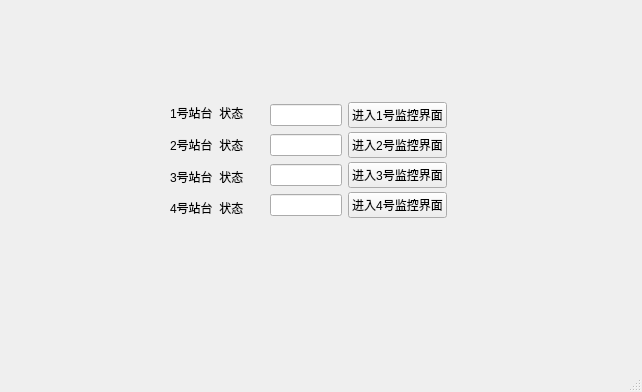
<?xml version="1.0" encoding="UTF-8"?>
<ui version="4.0">
 <class>MainWindow</class>
 <widget class="QMainWindow" name="MainWindow">
  <property name="geometry">
   <rect>
    <x>0</x>
    <y>0</y>
    <width>642</width>
    <height>392</height>
   </rect>
  </property>
  <property name="windowTitle">
   <string>MainWindow</string>
  </property>
  <widget class="QWidget" name="centralwidget">
   <widget class="QWidget" name="verticalLayoutWidget">
    <property name="geometry">
     <rect>
      <x>170</x>
      <y>100</y>
      <width>101</width>
      <height>121</height>
     </rect>
    </property>
    <layout class="QVBoxLayout" name="verticalLayout">
     <item>
      <widget class="QLabel" name="label">
       <property name="text">
        <string>1号站台  状态</string>
       </property>
      </widget>
     </item>
     <item>
      <widget class="QLabel" name="label_2">
       <property name="text">
        <string>2号站台  状态</string>
       </property>
      </widget>
     </item>
     <item>
      <widget class="QLabel" name="label_3">
       <property name="text">
        <string>3号站台  状态</string>
       </property>
      </widget>
     </item>
     <item>
      <widget class="QLabel" name="label_4">
       <property name="text">
        <string>4号站台  状态</string>
       </property>
      </widget>
     </item>
    </layout>
   </widget>
   <widget class="QWidget" name="horizontalLayoutWidget">
    <property name="geometry">
     <rect>
      <x>270</x>
      <y>100</y>
      <width>177</width>
      <height>31</height>
     </rect>
    </property>
    <layout class="QHBoxLayout" name="horizontalLayout">
     <item>
      <widget class="QLineEdit" name="lineEdit1"/>
     </item>
     <item>
      <widget class="QPushButton" name="pushButton1">
       <property name="text">
        <string>进入1号监控界面</string>
       </property>
      </widget>
     </item>
    </layout>
   </widget>
   <widget class="QWidget" name="horizontalLayoutWidget_2">
    <property name="geometry">
     <rect>
      <x>270</x>
      <y>130</y>
      <width>177</width>
      <height>31</height>
     </rect>
    </property>
    <layout class="QHBoxLayout" name="horizontalLayout_2">
     <item>
      <widget class="QLineEdit" name="lineEdit2"/>
     </item>
     <item>
      <widget class="QPushButton" name="pushButton2">
       <property name="text">
        <string>进入2号监控界面</string>
       </property>
      </widget>
     </item>
    </layout>
   </widget>
   <widget class="QWidget" name="horizontalLayoutWidget_3">
    <property name="geometry">
     <rect>
      <x>270</x>
      <y>160</y>
      <width>177</width>
      <height>31</height>
     </rect>
    </property>
    <layout class="QHBoxLayout" name="horizontalLayout_3">
     <item>
      <widget class="QLineEdit" name="lineEdit3"/>
     </item>
     <item>
      <widget class="QPushButton" name="pushButton3">
       <property name="text">
        <string>进入3号监控界面</string>
       </property>
      </widget>
     </item>
    </layout>
   </widget>
   <widget class="QWidget" name="horizontalLayoutWidget_4">
    <property name="geometry">
     <rect>
      <x>270</x>
      <y>190</y>
      <width>177</width>
      <height>31</height>
     </rect>
    </property>
    <layout class="QHBoxLayout" name="horizontalLayout_4">
     <item>
      <widget class="QLineEdit" name="lineEdit4"/>
     </item>
     <item>
      <widget class="QPushButton" name="pushButton4">
       <property name="text">
        <string>进入4号监控界面</string>
       </property>
      </widget>
     </item>
    </layout>
   </widget>
  </widget>
  <widget class="QMenuBar" name="menubar">
   <property name="geometry">
    <rect>
     <x>0</x>
     <y>0</y>
     <width>642</width>
     <height>23</height>
    </rect>
   </property>
  </widget>
  <widget class="QStatusBar" name="statusbar"/>
 </widget>
 <resources/>
 <connections/>
</ui>
